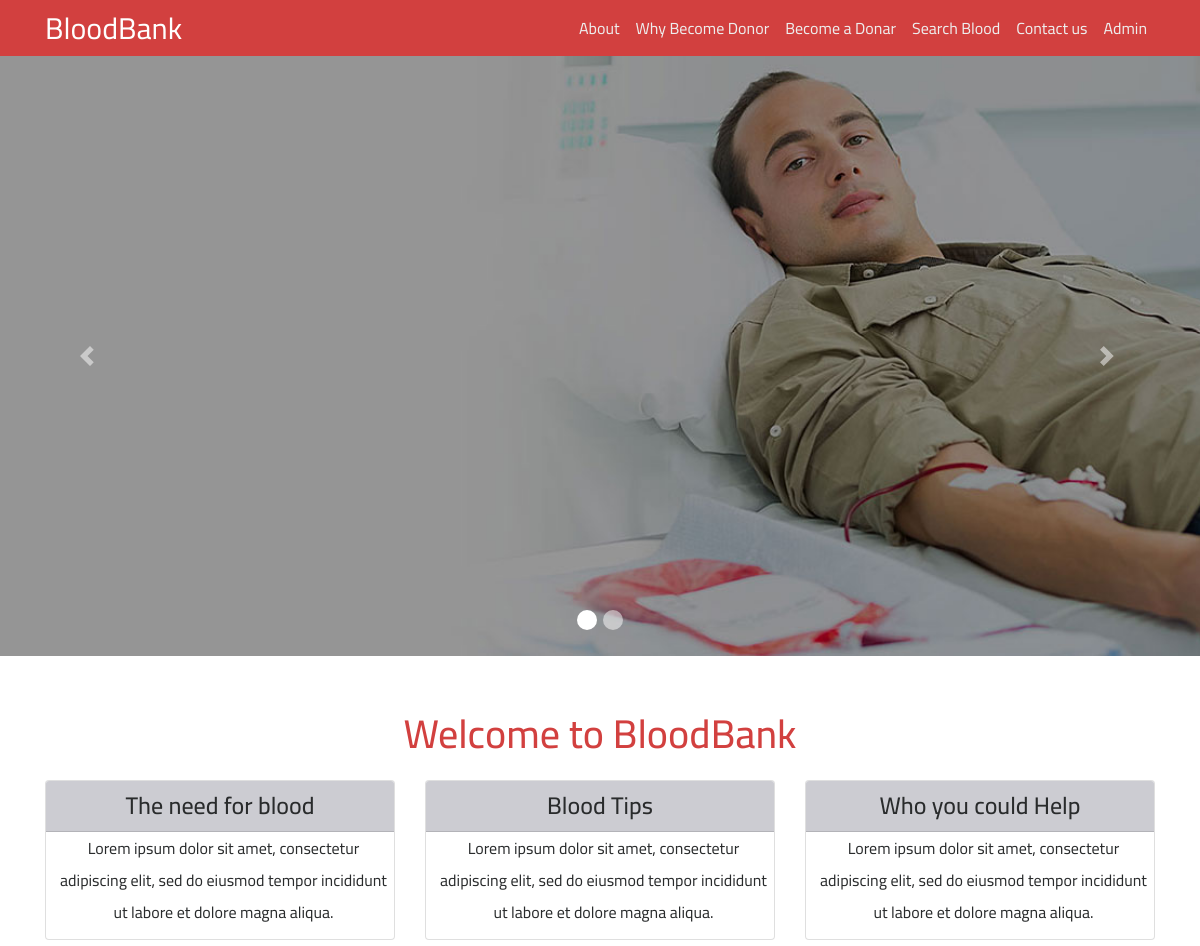
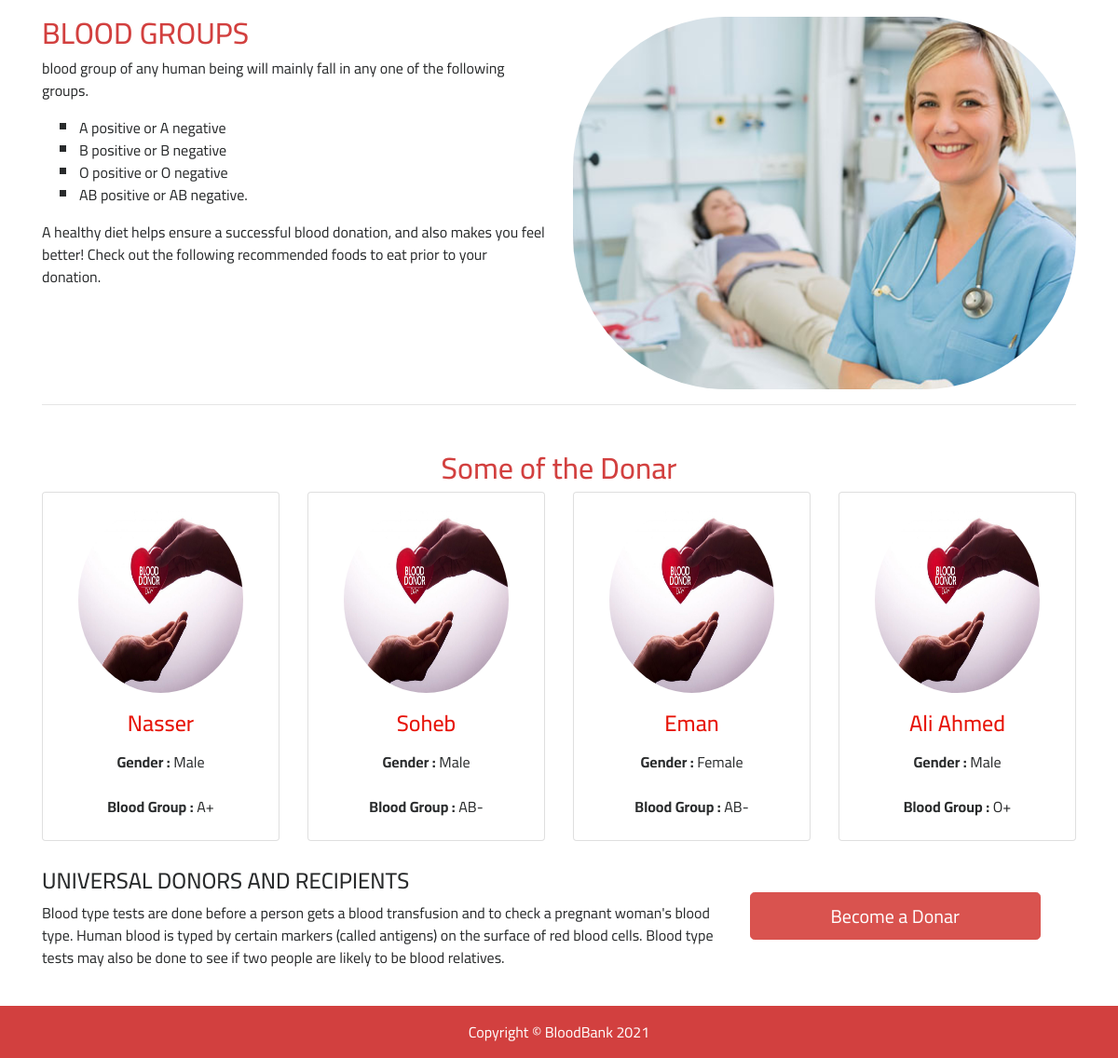
The page / on the database its author committed (2 pictures, top to bottom).
### tables this page shows
CREATE TABLE `blooddonar` (
  `id` int(11) NOT NULL,
  `fullname` varchar(100) DEFAULT NULL,
  `phone` char(11) DEFAULT NULL,
  `email` varchar(100) DEFAULT NULL,
  `gender` varchar(20) DEFAULT NULL,
  `age` int(11) DEFAULT NULL,
  `bloodgroup` varchar(20) DEFAULT NULL,
  `address` varchar(255) DEFAULT NULL,
  `message` mediumtext DEFAULT NULL,
  `status` int(1) DEFAULT NULL,
  `created_at` timestamp NOT NULL DEFAULT current_timestamp()
);

### index.php (the view, shortened to what this page needs)
<?php
include('includes/config.php');
?>
<!DOCTYPE html>
<html lang="en">
<head>
    <link href="assets/vendor/bootstrap/css/bootstrap.min.css" rel="stylesheet">
    <link href="assets/vendor/font-awesome/css/font-awesome.min.css" rel="stylesheet" type="text/css">
    <link href="assets/css/modern-business.css" rel="stylesheet">
    <link href="assets/css/owl.carousel.min.css" rel="stylesheet">
</head>
<body>
    <?php include('includes/header.php'); ?>
    <?php include('includes/slider.php'); ?>
    <div class="container" style="text-align: center;">
        <h1 class="my-4">Welcome to BloodBank</h1>
        <div class="row">
            <div class="col-lg-4 mb-4 col-first-section">
                <div class="card">
                    <h4 class="card-header">The need for blood</h4>
                    <p class="card-text" style="padding-left:2%">Lorem ipsum dolor sit amet, consectetur adipiscing elit, sed do eiusmod tempor incididunt ut labore et dolore magna aliqua. </p>
                </div>
            </div>
            <div class="col-lg-4 mb-4 col-first-section">
                <div class="card">
                    <h4 class="card-header">Blood Tips</h4>
                    <p class="card-text" style="padding-left:2%">Lorem ipsum dolor sit amet, consectetur adipiscing elit, sed do eiusmod tempor incididunt ut labore et dolore magna aliqua. </p>
                </div>
            </div>
            <div class="col-lg-4 mb-4 col-first-section">
                <div class="card">
                    <h4 class="card-header">Who you could Help</h4>
                    <p class="card-text" style="padding-left:2%">Lorem ipsum dolor sit amet, consectetur adipiscing elit, sed do eiusmod tempor incididunt ut labore et dolore magna aliqua. </p>
                </div>
            </div>
        </div>
        <div class="row" style="text-align: left;">
            <div class="col-lg-6">
                <h2 style="color:#d2403f;">BLOOD GROUPS</h2>
                <p> blood group of any human being will mainly fall in any one of the following groups.</p>
                <ul>
                    <li style="list-style: square;">A positive or A negative</li>
                    <li style="list-style: square;">B positive or B negative</li>
                    <li style="list-style: square;">O positive or O negative</li>
                    <li style="list-style: square;">AB positive or AB negative.</li>
                </ul>
                <p>A healthy diet helps ensure a successful blood donation, and also makes you feel better! Check out the following recommended foods to eat prior to your donation.</p>
            </div>
            <div class="col-lg-6">
                <img class="img-fluid rounded" src="assets/images/image4.jpg" alt="">
            </div>
        </div>
        <hr>
        <h2 style="color:#d2403f; margin-top: 50px;">Some of the Donar</h2>
        <div class="row">
            <?php
            $status = 1;
            $sql = "SELECT * from blooddonar where status = :status order by rand() limit 4";
            $query = $conn->prepare($sql);
            $query->bindParam(':status', $status, PDO::PARAM_STR);
            $query->execute();
            $results = $query->fetchAll(PDO::FETCH_OBJ);
            if ($query->rowCount() > 0) {
                foreach ($results as $result) { ?>
                    <div class="col-lg-3 col-sm-6 portfolio-item">
                        <div class="card h-100">
                            <a href="#"><img class="card-img-top img-fluid" src="assets/images/image3.jpg" alt=""></a>
                            <div class="card-block">
                                <h4 class="card-title"><a href="#" style="color:#e71307;"><?= $result->fullname ?></a></h4>
                                <p class="card-text"><b> Gender :</b> <?= $result->gender ?></p>
                                <p class="card-text"><b>Blood Group :</b> <?= $result->bloodgroup ?></p>
                            </div>
                        </div>
                    </div>
            <?php }
            } ?>
        </div>
        <div class="row mb-4" style="text-align: left;">
            <div class="col-md-8">
                <h4>UNIVERSAL DONORS AND RECIPIENTS</h4>
                <p>
                Blood type tests are done before a person gets a blood transfusion and to check a pregnant woman's blood type. Human blood is typed by certain markers (called antigens) on the surface of red blood cells. Blood type tests may also be done to see if two people are likely to be blood relatives.</p>
            </div>
            <div class="col-md-4">
                <a class="btn btn-lg btn-danger btn-block" href="become-donar.php">Become a Donar</a>
            </div>
        </div>
    </div>
    <?php include('includes/footer.php'); ?>
</body>
</html>

### includes/header.php (shortened to what this page needs)
<nav class="navbar fixed-top navbar-toggleable-md navbar-inverse bg-inverse">
    <div class="container">
        <a class="navbar-brand" href="index.php" style="color: #ffffff;font-size: 30px;">BloodBank</a>
        <div class="collapse navbar-collapse" id="navbarExample">
            <ul class="navbar-nav ml-auto">
                <li class="nav-item">
                    <a class="nav-link" href="page.php?type=aboutus">About</a>
                </li>
                <li class="nav-item">
                    <a class="nav-link" href="page.php?type=donor">Why Become Donor</a>
                </li>
                <li class="nav-item">
                    <a class="nav-link" href="become-donar.php">Become a Donar</a>
                </li>
                <li class="nav-item">
                    <a class="nav-link" href="search-donor.php">Search Blood</a>
                </li>
                <li class="nav-item">
                    <a class="nav-link" href="contact.php">Contact us</a>
                </li>
                <li class="nav-item">
                    <a class="nav-link" href="admin/">Admin</a>
                </li>
            </ul>
        </div>
    </div>
</nav>

### includes/slider.php (shortened to what this page needs)
<header>
    <div id="carouselExampleIndicators" class="carousel slide" data-ride="carousel" style="height: 600px;">
        <ol class="carousel-indicators">
            <li data-target="#carouselExampleIndicators" data-slide-to="0" class="active"></li>
            <li data-target="#carouselExampleIndicators" data-slide-to="1"></li>
        </ol>
        <div class="carousel-inner" role="listbox" style="height: 600px;">
            <div class="carousel-item active" style="background-image: url('assets/images/image1.jpg');height: 600px;">
                <div class="carousel-caption d-none d-md-block">
                </div>
            </div>
        </div>
        <a class="carousel-control-prev" href="#carouselExampleIndicators" role="button" data-slide="prev">
            <span class="carousel-control-prev-icon" aria-hidden="true"></span>
        </a>
        <a class="carousel-control-next" href="#carouselExampleIndicators" role="button" data-slide="next">
            <span class="carousel-control-next-icon" aria-hidden="true"></span>
        </a>
    </div>
</header>

### includes/footer.php
<footer class="py-5 bg-inverse">
    <div class="container">
        <p class="m-0 text-center text-white">Copyright &copy; BloodBank 2021</p>
    </div>
</footer>

### assets/css/modern-business.css (style rules this page uses)
body { padding-top: 54px; }
@media (min-width: 992px) { body { padding-top: 56px; } }
.carousel-item { height: 65vh; min-height: 300px; background: no-repeat center center scroll; -webkit-background-size: cover; -moz-background-size: cover; -o-background-size: cover; background-size: cover; }
.portfolio-item { margin-bottom: 30px; }

### index.php (style rules this page uses)
.carousel-item.active, .carousel-item-next, .carousel-item-prev { display: block; }

### rows shown on the page
blooddonar: fullname "Nasser", gender "Male", bloodgroup "A+"
blooddonar: fullname "Soheb", gender "Male", bloodgroup "AB-"
blooddonar: fullname "Eman", gender "Female", bloodgroup "AB-"
blooddonar: fullname "Ali Ahmed", gender "Male", bloodgroup "O+"
